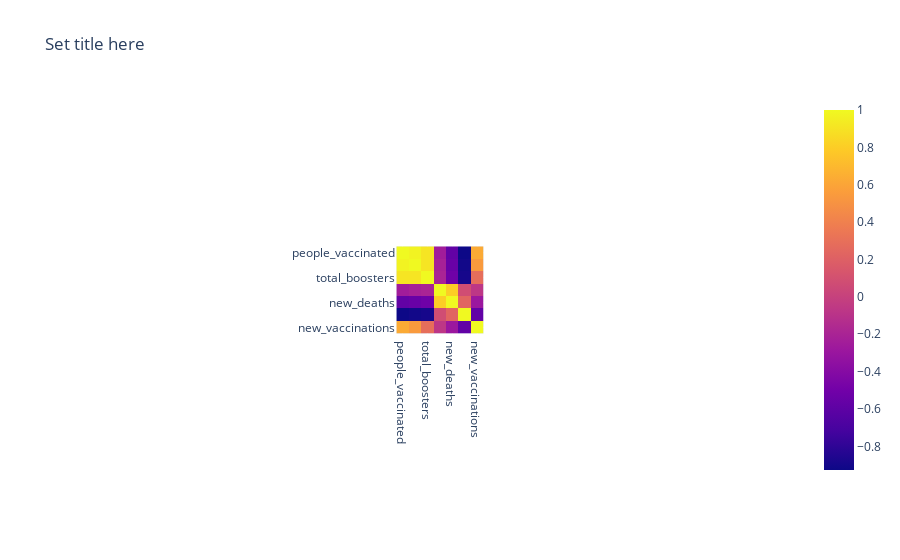

The notebook cell saved with this chart:
### Markdown cell above
# RELATION BETWEEN VACCINATION AND NEW CASE ,NEW DEATH

### Code cell
# HEAT MAP people_vaccinated,people_fully_vaccinated,total_boosters,NEW CASE,NEW DEATH


relation5_el = owid_covid_data[['people_vaccinated','people_fully_vaccinated','total_boosters'
,'new_cases','new_deaths','location','date','stringency_index','new_vaccinations']]

relation5_el= relation5_el.groupby('date').mean()

corr_relation5_el = relation5_el.corr()

corr_relation5_el.head()

fig = px.imshow(corr_relation5_el
, title="Set title here",width=600)

fig.show()

### Figure 1 — Plotly figure (JSON) as saved in the notebook; plotly's stock layout.template omitted (floating-point values rounded to 4 significant figures)
{"data": [{"coloraxis": "coloraxis", "hovertemplate": "x: %{x}<br>y: %{y}<br>color: %{z}<extra></extra>", "name": "0", "type": "heatmap", "x": ["people_vaccinated", "people_fully_vaccinated", "total_boosters", "new_cases", "new_deaths", "stringency_index", "new_vaccinations"], "xaxis": "x", "y": ["people_vaccinated", "people_fully_vaccinated", "total_boosters", "new_cases", "new_deaths", "stringency_index", "new_vaccinations"], "yaxis": "y", "z": [[1, 0.9719, 0.9068, -0.2525, -0.5748, -0.9262, 0.6249], [0.9719, 1, 0.909, -0.2201, -0.5466, -0.909, 0.5436], [0.9068, 0.909, 1, -0.1996, -0.5169, -0.8926, 0.2892], [-0.2525, -0.2201, -0.1996, 1, 0.798, 0.07769, -0.07179], [-0.5748, -0.5466, -0.5169, 0.798, 1, 0.2338, -0.2877], [-0.9262, -0.909, -0.8926, 0.07769, 0.2338, 1, -0.5752], [0.6249, 0.5436, 0.2892, -0.07179, -0.2877, -0.5752, 1]]}], "layout": {"autosize": true, "coloraxis": {"colorscale": [[0, "#0d0887"], [0.1111, "#46039f"], [0.2222, "#7201a8"], [0.3333, "#9c179e"], [0.4444, "#bd3786"], [0.5556, "#d8576b"], [0.6667, "#ed7953"], [0.7778, "#fb9f3a"], [0.8889, "#fdca26"], [1, "#f0f921"]]}, "title": {"text": "Set title here"}, "xaxis": {"anchor": "y", "autorange": true, "constrain": "domain", "domain": [0.4394, 0.5606], "range": [-0.5, 6.5], "scaleanchor": "y", "type": "category"}, "yaxis": {"anchor": "x", "autorange": true, "constrain": "domain", "domain": [0, 1], "range": [6.5, -0.5], "type": "category"}}}
